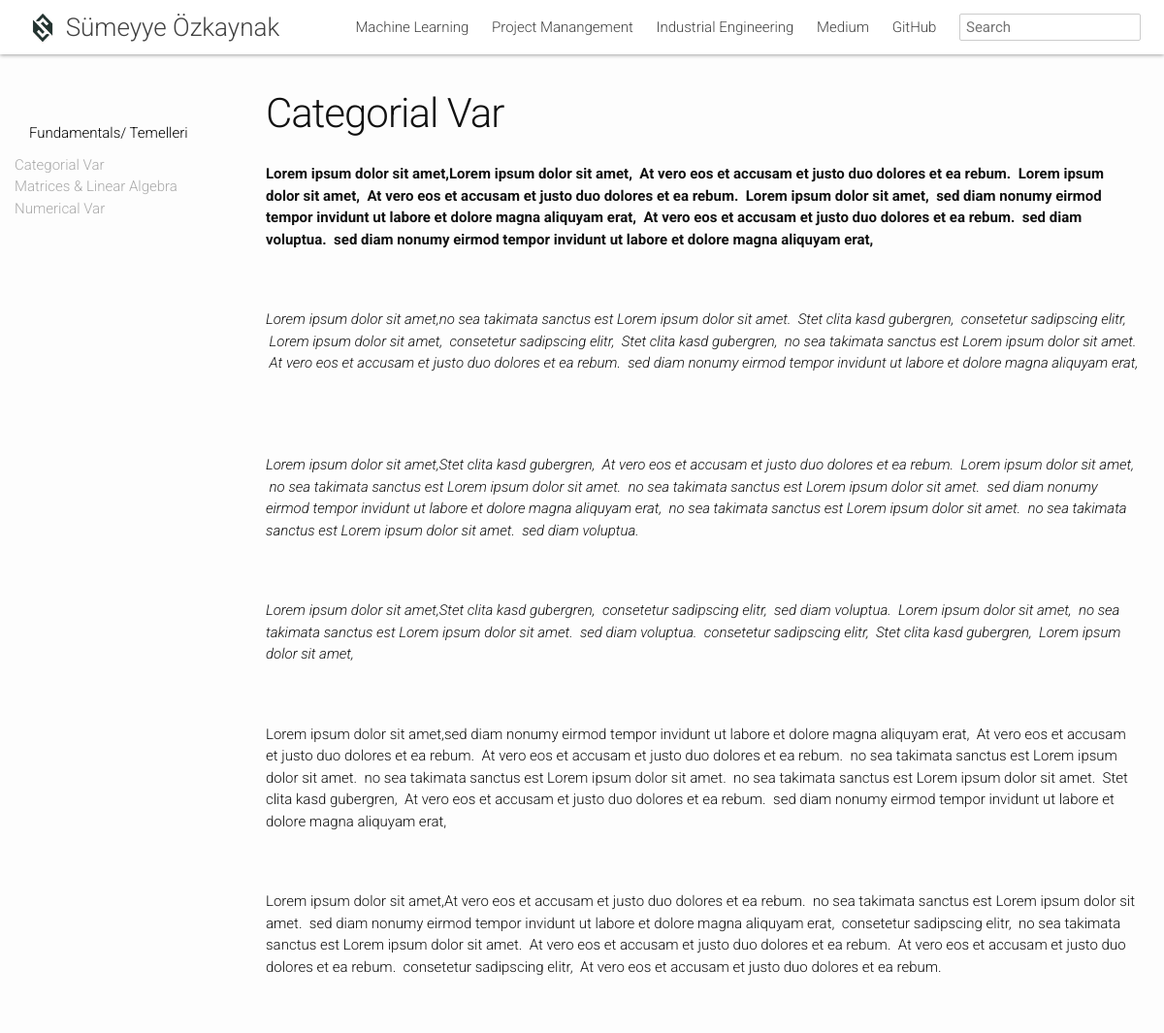
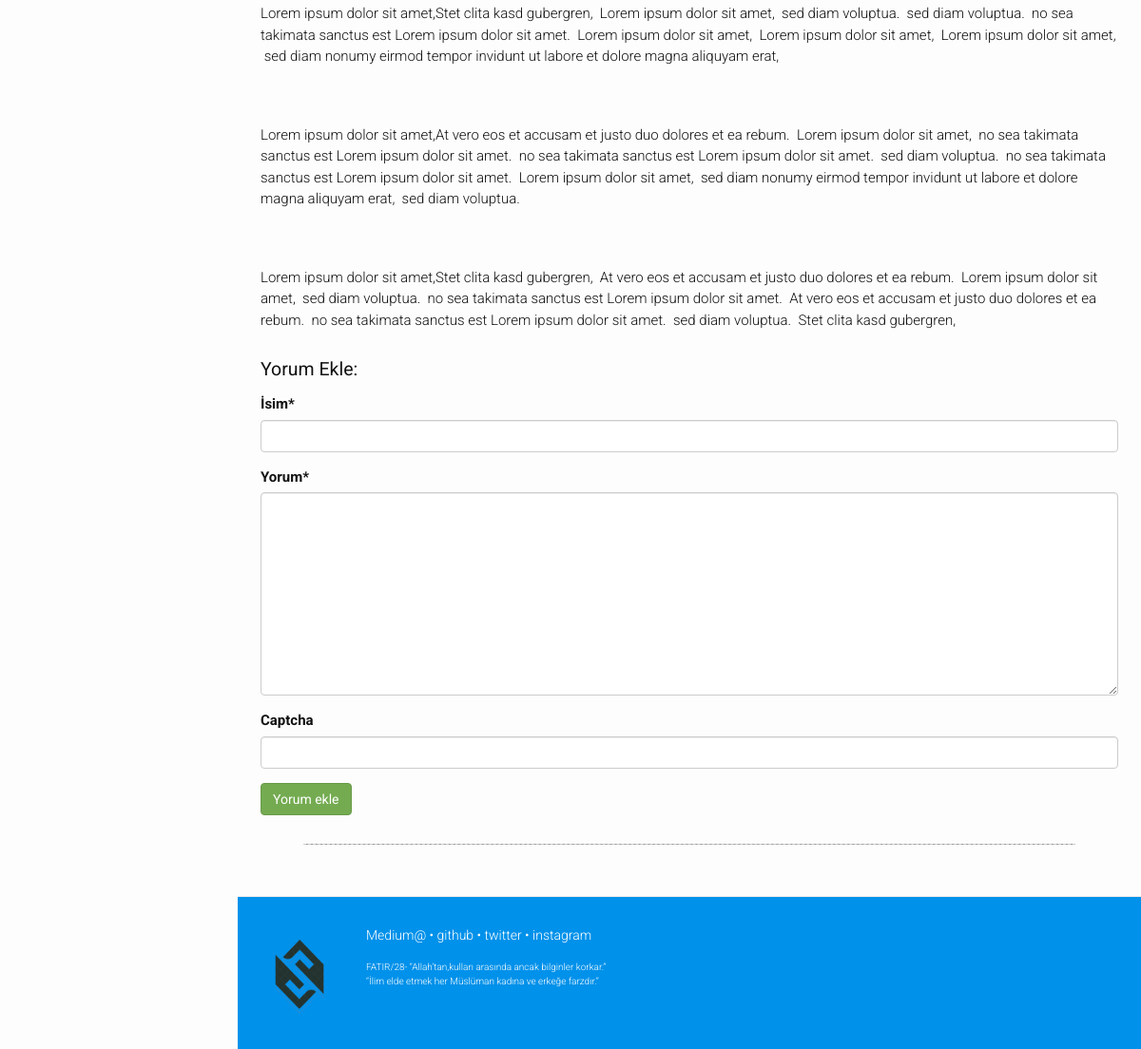
/myworkandresearch/yapay-zeka-artificial-intelligence/fundamentals-temelleri/categorial-var/, run on the app's committed database (2 pictures, top to bottom).
### myworkandresearch/models.py (models this page shows, shortened)
class Subject(models.Model):
    name = models.CharField(max_length=200, verbose_name='Konu Adı')
    slug = models.SlugField(unique=True, max_length=210, verbose_name='Konu Url', editable=False)
    text = RichTextField(verbose_name='Konu Metni')
    category_name = models.ForeignKey('Category', on_delete=models.CASCADE, verbose_name='Kategori Adı')
    class Meta:
        ordering = ['id']

class Article(models.Model):
    user=models.ForeignKey('auth.User', verbose_name='Yazar', related_name='articles')
    title = models.CharField(max_length=200, verbose_name='Başlık')
    slug = models.SlugField(unique=True,max_length=210, verbose_name='Yazı Url', editable=False)
    text = RichTextField()
    image = models.ImageField(null=True, blank=True)
    created_date = models.DateTimeField(
        default=timezone.now)
    published_date = models.DateTimeField(
        blank=True, null=True)
    subject_name = models.ForeignKey('Subject', on_delete=models.CASCADE)
    class Meta:
        ordering = ['-published_date', '-id']

### myworkandresearch/views.py (the view)
# urls.py: url(r'^(?P<category_slug>[\w-]+)/(?P<subject_slug>[\w-]+)/(?P<article_slug>[\w-]+)/$', views.detail, name='detail'),
def detail(request,category_slug,subject_slug,article_slug):
    categories = Category.objects.filter(slug=category_slug)
    subjects = Subject.objects.filter(slug=subject_slug)
    article = get_object_or_404(Article, slug=article_slug)
    form = ArticleCommentForm(request.POST or None)
    if form.is_valid():
        comment=form.save(commit=False)
        comment.article=article
        comment.save()
    context = {
        'categories': categories,
        'subjects': subjects,
        'article': article,
        'form' : form,
    }
    return render(request, 'myworkandresearch/detail.html', context)

### myworkandresearch/forms.py
class ArticleCommentForm(forms.ModelForm):
    captcha = ReCaptchaField()
    class Meta:
        model = ArticleComment
        fields = [
            'name',
            'content'
        ]

### templates/myworkandresearch/detail.html (shortened to what this page needs)
{% extends 'base.html' %}
{% load staticfiles %}
{% block body_name %} class="" {% endblock %}
{% block header %}
    <a class="page-link" href="http://127.0.0.1:8000/myworkandresearch/introduction-machine-learn/">Machine Learning</a>
    <a class="page-link" href="http://127.0.0.1:8000/myworkandresearch/project-manangement/">Project Manangement</a>
    <a class="page-link" href="http://127.0.0.1:8000/myworkandresearch/operations-research/">Industrial Engineering</a>
    <a class="page-link" href="https://medium.com/@sumozkaynak">Medium</a>
    <a class="page-link" href="https://github.com/sozkaynak">GitHub</a>
{% endblock %}
{% block content %}
    <div class="container-fluid contents">
      <div class="row">
         {% for category in categories%}
          <div id="side-nav-container" class="col-sm-3">
          <ul id="mysidebar" class="nav">
              {% for subject in category.subject_set.all %}
              <li class="sidebar-title"><a href="{% url 'myworkandresearch:subject' category_slug=category.slug subject_slug=subject.slug %}" style="color:black "> <li>{{subject.name}}</li></a></li>
                    <ul class="sidebar-items">
                        {% for article in subject.article_set.all %}
                      <li>
                            <a href="{% url 'myworkandresearch:detail' category_slug=category.slug subject_slug=subject.slug article_slug=article.slug %}" style="color:darkgray">{{article.title}}</a>
                      </li>
                        {% endfor %}
                    </ul>
              {% endfor %}
          </ul>
        </div>
         {% endfor %}
        <div class="col-sm-9 main-contents">
            {% if article.title %}
                <div class="main-contents-body">
            <article class="post-content">
             <header class="post-header">
              <div>
                <h1 class="post-title">{{article.title}} </h1>
              </div>
             </header>
                {{article.text|safe|linebreaksbr}}
            </article>
             <h3>Yorum Ekle:</h3>
              {% include 'myworkandresearch/comment.html' %}
             <hr>
          </div>
             {% endif %}
        </div>
      </div>
    </div>
{% endblock %}
{% block footer %}
    <footer class="site-footer">
        <div class="container-fluid">
            <div class="row">
                <div class="col-sm-12">
                    <div class="logo">
                      <img src="{% static 'images/logoweb.png' %}" alt="Logo" width="100" height="100">
                    </div>
                      <p class="site-footer__link-list">
                        <a href="https://medium.com/@sumozkaynak">Medium@</a> &bull;
                        <a href="https://github.com/sozkaynak/">github</a> &bull;
                        <a href="https://twitter.com/sumeyyeozkaynak">twitter</a> &bull;
                        <a href="https://instagram.com/afafet">instagram</a>
                      </p>
                      <p class="licenses">
                         FATIR/28- “Allah’tan,kulları arasında ancak bilginler korkar.” <br>
                         “İlim elde etmek her Müslüman kadına ve erkeğe farzdır.”
                      </p>
                </div>
            </div>
        </div>
    </footer>
{% endblock %}

### static/css/main.css (style rules this page uses)
html, body { width: 100%; height: 100%; }
body, h1, h2, h3, h4, h5, h6, p, blockquote, pre, hr, dl, dd, ol, ul, figure { margin: 0; padding: 0; }
body { font-family: Roboto, sans-serif; font-size: 16px; line-height: 1.5; font-weight: 300; color: #111; background-color: #fdfdfd; -webkit-text-size-adjust: 100%; }
h1, h2, h3, h4, h5, h6, p, blockquote, pre, ul, ol, dl, figure { margin-bottom: 15px; }
img { max-width: 100%; vertical-align: middle; }
ul, ol { margin-left: 30px; }
h1, h2, h3, h4, h5, h6 { font-weight: 300; }
a { color: #0091ea; text-decoration: none; }
.site-footer { margin-left: 250px; width: calc(100% - 250px); }
.site-footer .licenses { font-size: 10px; width: 72%; }
.site-footer .row { max-width: 980px; margin: 0 auto; }
.contents { padding: 56px 24px 24px 24px; }
.site-nav .page-link { color: #424242; line-height: 1.5; }
.site-nav .page-link:not(:first-child) { margin-left: 20px; }
.site-footer { border-top: 1px solid #e8e8e8; padding-top: 30px; padding-bottom: 30px; background: #0091ea; color: white; }
.site-footer a { color: white; }
.site-footer__link-list { font-size: 14px; font-weight: 300; }
.logo { float: left; position: relative; margin-right: 20px; }
.post-header { margin-bottom: 30px; }
.post-title { font-size: 42px; letter-spacing: -1px; line-height: 1; }
.post-content { margin-bottom: 30px; }
body { font-size: 15px; }
footer { font-size: smaller; }
h3 { font-weight: normal; font-size: 130%; }
hr { border: 0; border-bottom: 1px dashed #ccc; background: #999; margin: 30px 0px; width: 90%; margin-left: auto; margin-right: auto; }
#side-nav-container { position: fixed; top: 56px; left: 0; width: 250px; overflow-y: auto; height: 100%; background: #fdfdfd; }
.main-contents { margin-left: 250px; width: calc(100% - 250px); display: flex; justify-content: center; padding-top: 40px; }
.main-contents-body { width: 980px; }
#mysidebar { margin: 40px 0 40px 0; }
#mysidebar ul { margin-left: 0; list-style: none; }
#mysidebar li.sidebar-title { color: #424242; font-size: 20px; }
#mysidebar ul.sidebar-items { margin-bottom: 16px; }

### data on the page
Article: title "Categorial Var", text "Lorem ipsum dolor sit amet,Lorem ipsum dolor sit amet, At vero eos et accusam et justo duo dolores et ea rebum. Lorem ipsum dolor sit amet, At vero eos et accusam et justo duo dolores et ea rebum. Lorem ipsum dolor sit amet, sed diam nonumy eirmod tempor invidunt ut labore et dolore magna aliquyam erat, At vero eos et accusam et justo duo dolores et ea rebum. sed diam voluptua. sed diam nonumy eirmod tempor invidunt ut labore et dolore magna aliquyam erat, Lorem ipsum dolor sit amet,no sea takimata sanctus est Lorem ipsum dolor sit amet. Stet clita kasd gubergren, consetetur sadipscing elitr, Lorem ipsum dolor sit amet, consetetur sadipscing elitr, Stet clita kasd gubergren, no sea takimata…"
Article: title "Matrices & Linear Algebra"
Article: title "Numerical Var"
